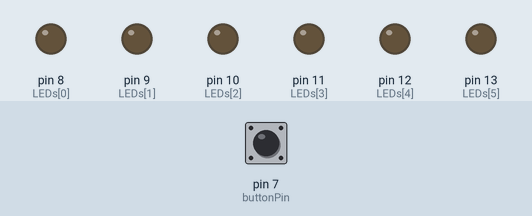
Recording of a sketch running on a simulated Arduino Uno, built with avr-gcc and run on an emulated ATmega328P. Shown: output pins drawn as LEDs (lit = HIGH). Inputs (shaded band) come from the test bench; at power-on: pin 7 (buttonPin) HIGH. Random numbers use the default seed unless the sketch sets one.

Above: at 1.2 s.
1.3 s: pin 7 (buttonPin) pulled LOW for 0.15 s
At 2.1 s:
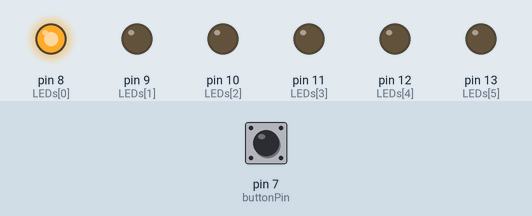
At 3.1 s:
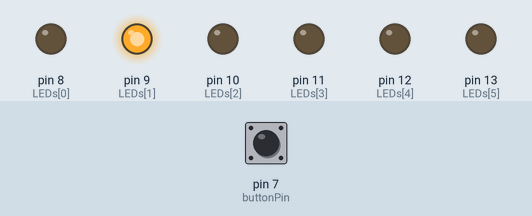
10.4 s: pin 7 (buttonPin) pulled LOW for 1 s
At 13.5 s:
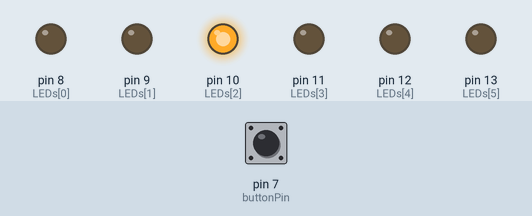
Timing chart, 0 to 20.4 s (numbered marks = the images above; inputs shaded):
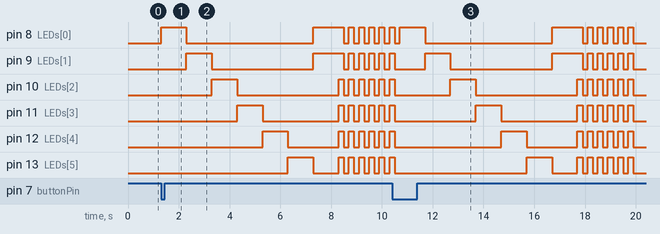

The sketch:

task3.ino
```cpp
int LEDs[] = {8, 9, 10, 11, 12, 13};
int buttonPin = 7;

bool buttonState = false;
bool lastButtonState = false;

void setup() {
  for (int i = 0; i < 6; i++) {
  	pinMode(LEDs[i], OUTPUT);
  }

  pinMode(buttonPin, INPUT_PULLUP);
}

void loop() {
  buttonState = !digitalRead(buttonPin);

  if (buttonState && !lastButtonState) {
   playDiceGame();
  }
}

void playDiceGame() {
  for (int i = 0; i < 6; i++) {
  	digitalWrite(LEDs[i], HIGH);
    delay(1000);
    digitalWrite(LEDs[i], LOW);
  }

  int result = random(1, 7);

  for (int i = 0; i < result; i++) {
	digitalWrite(LEDs[i], HIGH);
  }

  delay(1000);

  for (int i = 0; i < 6; i++) {
  	digitalWrite(LEDs[i], LOW);
  }

  for (int i = 0; i < 6; i++) {
    for (int j = 0; j < 6; j++) {
      digitalWrite(LEDs[j], HIGH);
    }

    delay(200);

    for (int j = 0; j < 6; j++) {
      digitalWrite(LEDs[j], LOW);
    }

    delay(200);
  }
}
```

Measured:
- after the input at 1.3 s, pin 8 (LEDs[0]): goes HIGH 1.0 s, LOW 5.0 s, HIGH 1.2 s, 4 × (LOW 0.20 s, HIGH 0.20 s), LOW 0.20 s, then HIGH, starting at once; pin 9 (LEDs[1]): goes HIGH 1.0 s, LOW 4.0 s, HIGH 1.2 s, 4 × (LOW 0.20 s, HIGH 0.20 s), LOW 0.20 s, then HIGH, starting after 1.0 s
